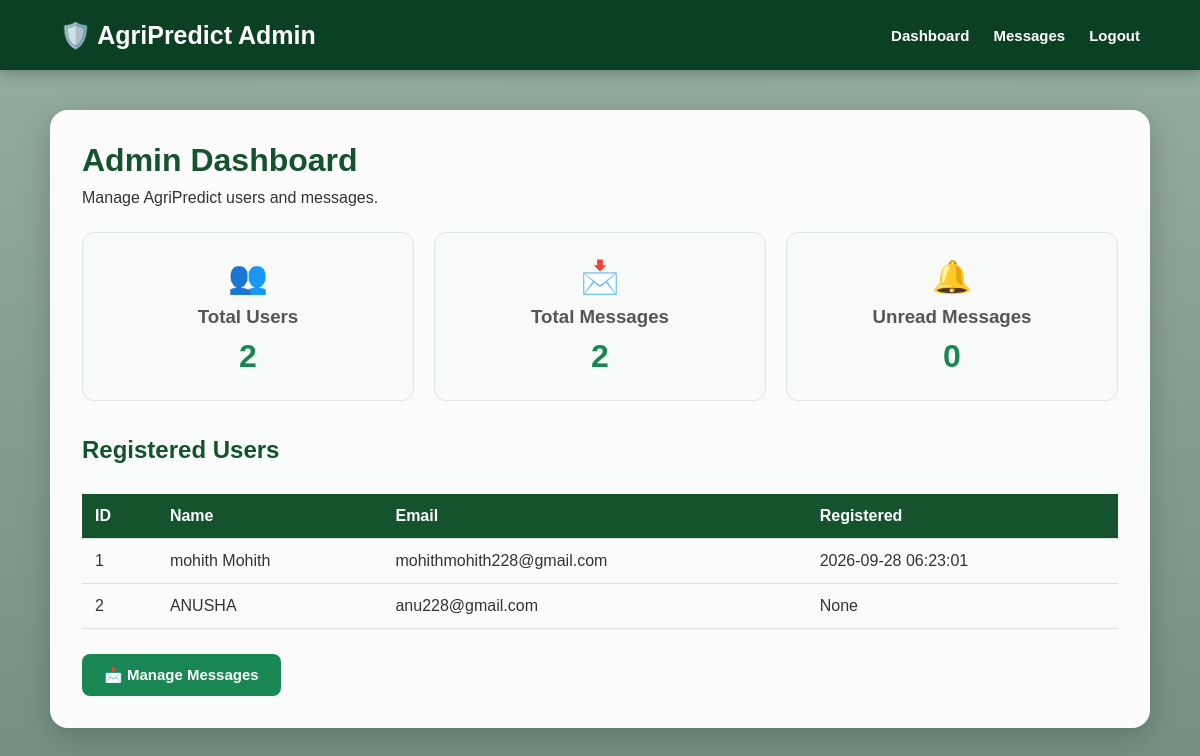
The app's page /admin/dashboard (signed in), older data.
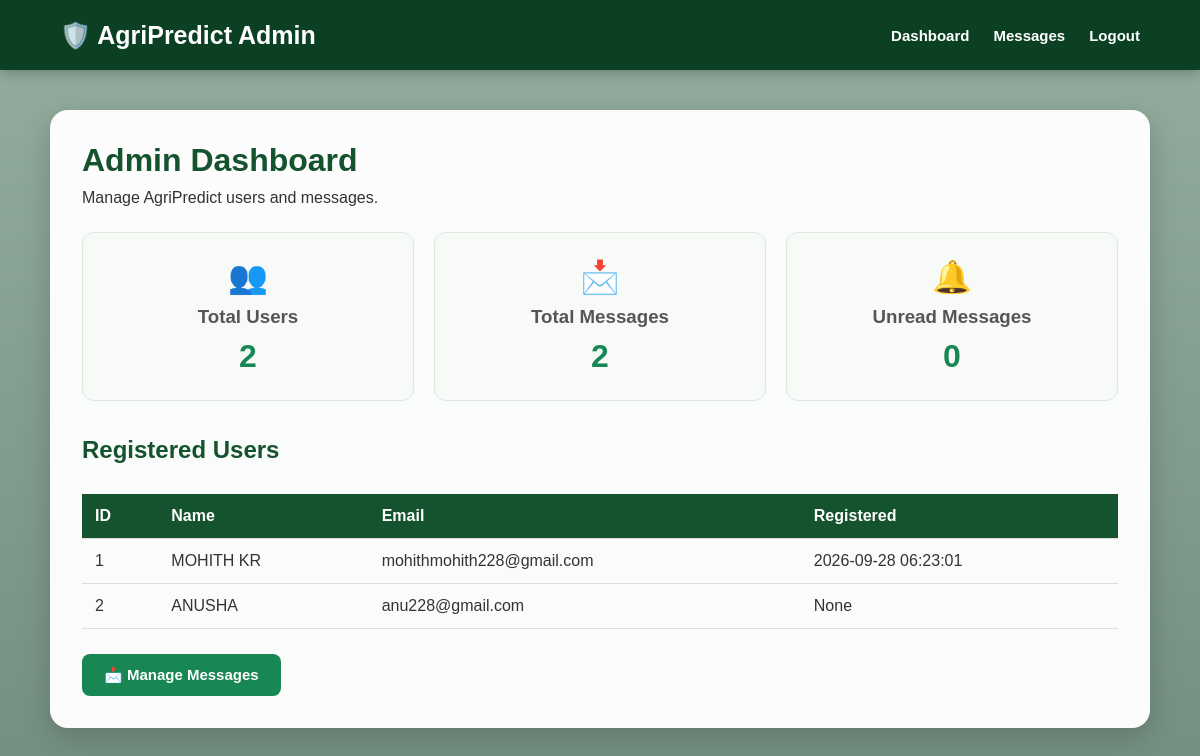
The same page, newer data.
### tables this page shows
CREATE TABLE users (
            id INTEGER PRIMARY KEY AUTOINCREMENT,
            name TEXT NOT NULL,
            email TEXT UNIQUE NOT NULL,
            password TEXT NOT NULL
        , created_at TIMESTAMP);

### app.py (the view)
@app.route("/admin/dashboard")
@admin_required
def admin_dashboard():
    conn = get_db_connection()
    total_users = conn.execute(
        "SELECT COUNT(*) AS count FROM users"
    ).fetchone()["count"]
    users = conn.execute("""

        SELECT

            id,

            name,

            email,

            created_at

        FROM users

        ORDER BY created_at DESC

    """).fetchall()
    total_messages = conn.execute(
        "SELECT COUNT(*) AS count FROM messages"
    ).fetchone()["count"]
    unread_messages = conn.execute("""

        SELECT COUNT(*) AS count

        FROM messages

        WHERE status = 'Unread'

    """).fetchone()["count"]
    conn.close()
    return render_template(
        "admin_dashboard.html",
        total_users=total_users,
        users=users,
        total_messages=total_messages,
        unread_messages=unread_messages
    )

### app.py (called while the page is built)
def get_db_connection():
    conn = sqlite3.connect("users.db")
    conn.row_factory = sqlite3.Row
    return conn

def admin_required(function):
    @wraps(function)
    def decorated_function(*args, **kwargs):
        if "admin_id" not in session:
            return redirect(
                url_for("admin_login")
            )
        return function(*args, **kwargs)
    return decorated_function

### templates/admin_dashboard.html (shortened to what this page needs)
<!DOCTYPE html>
<html lang="en">
<head>
    <link rel="stylesheet"
          href="{{ url_for('static', filename='style.css') }}">
</head>
<body>
<nav class="navbar">
    <div class="logo">
        🛡️ AgriPredict Admin
    </div>
    <div class="nav-links">
        <a href="{{ url_for('admin_dashboard') }}">
            Dashboard
        </a>
        <a href="{{ url_for('admin_messages') }}">
            Messages
        </a>
        <a href="{{ url_for('admin_logout') }}">
            Logout
        </a>
    </div>
</nav>
<div class="page-container">
    <div class="page-card wide-card">
        <div class="page-heading-row">
            <div>
                <h1>
                    Admin Dashboard
                </h1>
                <p>
                    Manage AgriPredict users and messages.
                </p>
            </div>
        </div>
        <div class="stats-grid">
            <div class="stat-card">
                <div class="stat-icon">
                    👥
                </div>
                <h3>
                    Total Users
                </h3>
                <div class="stat-number">
                    {{ total_users }}
                </div>
            </div>
            <div class="stat-card">
                <div class="stat-icon">
                    📩
                </div>
                <h3>
                    Total Messages
                </h3>
                <div class="stat-number">
                    {{ total_messages }}
                </div>
            </div>
            <div class="stat-card">
                <div class="stat-icon">
                    🔔
                </div>
                <h3>
                    Unread Messages
                </h3>
                <div class="stat-number">
                    {{ unread_messages }}
                </div>
            </div>
        </div>
        <h2 class="section-title">
            Registered Users
        </h2>
        {% if users %}
        <div class="table-container">
            <table>
                <thead>
                    <tr>
                        <th>
                            ID
                        </th>
                        <th>
                            Name
                        </th>
                        <th>
                            Email
                        </th>
                        <th>
                            Registered
                        </th>
                    </tr>
                </thead>
                <tbody>
                    {% for user in users %}
                    <tr>
                        <td>
                            {{ user["id"] }}
                        </td>
                        <td>
                            {{ user["name"] }}
                        </td>
                        <td>
                            {{ user["email"] }}
                        </td>
                        <td>
                            {{ user["created_at"] }}
                        </td>
                    </tr>
                    {% endfor %}
                </tbody>
            </table>
        </div>
        {% else %}
        <div class="empty-state">
            <p>
                No registered users yet.
            </p>
        </div>
        {% endif %}
        <div class="admin-actions">
            <a href="{{ url_for('admin_messages') }}"
               class="primary-button">
                📩 Manage Messages
            </a>
        </div>
    </div>
</div>
</body>
</html>

Row changes from the older to the newer data that the page shows:
changed users "mohithmohith228@gmail.com": name "mohith Mohith" → "MOHITH KR"
